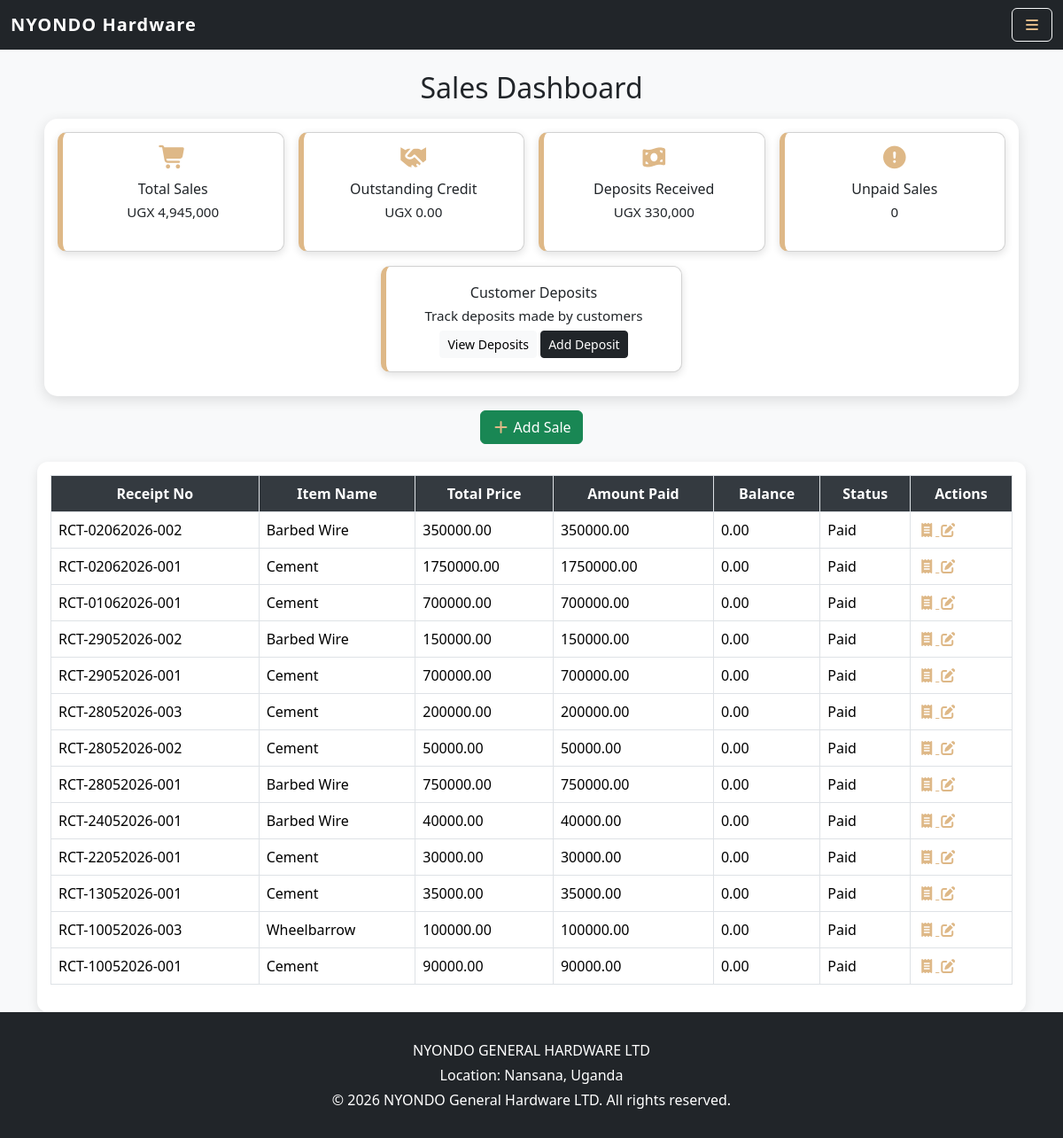
The page /sales/ (signed in) on the database its author committed.
### dupapp/models.py (models this page shows, shortened)
class Sale(models.Model):
    distance_km = models.IntegerField(default=0)
    transport_cost = models.DecimalField(max_digits=10, decimal_places=2, default=0)
    ITEM_NAME_CHOICES = [
        ('Cement', 'Cement'),
        ('Iron Bar', 'Iron Bar'),
        ('Nails', 'Nails'),
        ('Roofing Nails (5kg)', 'Roofing Nails (5kg)'),
        ('Wheelbarrow', 'Wheelbarrow'),
        ('Wire Mesh', 'Wire Mesh'),
        ('Barbed Wire', 'Barbed Wire'),
        ('Iron Sheets', 'Iron Sheets'),
    ]
    SPECIFICATION_CHOICES = [
        ('CEM II/N', 'CEM II/N'),
        ('CEM III/N', 'CEM III/N'),
        ('10mm', '10mm'),
        ('12mm', '12mm'),
        ('16mm', '16mm'),
        ('1 inch', '1 inch'),
        ('3 inch', '3 inch'),
        ('4 inch', '4 inch'),
        ('5 inch', '5 inch'),
        ('Roofing Nails 5kg', 'Roofing Nails 5kg'),
        ('Wheelbarrow', 'Wheelbarrow'),
        ('Wire Mesh', 'Wire Mesh'),
        ('High Tensile', 'High Tensile'),
        ('Low Tensile', 'Low Tensile'),
        ('Gauge 28', 'Gauge 28'),
        ('Gauge 30', 'Gauge 30'),
        ('Gauge 32', 'Gauge 32'),
    ]
    PAYMENT_METHOD_CHOICES = [
        ('Cash', 'Cash'),
        ('Credit', 'Credit'),
        ('Mobile', 'Mobile Money'),
    ]
    item_name = models.CharField(max_length=50, choices=ITEM_NAME_CHOICES)
    specification = models.CharField(max_length=100,blank=True,choices=SPECIFICATION_CHOICES)
    quantity = models.IntegerField()
    unit_price = models.DecimalField( max_digits=10,decimal_places=2)
    total_price = models.DecimalField(max_digits=10,decimal_places=2)
    payment_method = models.CharField(max_length=20,choices=PAYMENT_METHOD_CHOICES)
    customer_name = models.CharField(max_length=100)
    contact = models.CharField(max_length=15)
    nin = models.CharField(max_length=15, blank=True, null=True)
    receipt_number = models.CharField(max_length=20,unique=True)
    date = models.DateTimeField(auto_now_add=True)
    def amount_paid(self):
        if self.payment_method in ['Cash', 'Mobile']:
            return self.total_price
        return sum(payment.amount for payment in self.payments.all())
    def balance(self):
        return self.total_price - self.amount_paid()
    def status(self):
        if self.balance() == 0:
            return 'Paid'
        return 'Unpaid'

class Payment(models.Model):
    sale = models.ForeignKey(Sale,related_name="payments",on_delete=models.CASCADE)
    amount = models.DecimalField(max_digits=10,decimal_places=2 )
    date = models.DateTimeField(auto_now_add=True)

### dupapp/views.py (the view)
# urls.py: path('sales/', views.sales_dashboard, name='sales_dashboard'),
@login_required
def sales_dashboard(request):
    sales = Sale.objects.all().order_by("-date")
    total_sales = Sale.objects.aggregate(Sum('total_price'))['total_price__sum'] or 0
    total_deposits = Payment.objects.aggregate(Sum('amount'))['amount__sum'] or 0
    outstanding_credit =sum(sale.balance() for sale in Sale.objects.filter(payment_method='Credit'))
    paid_sales = Sale.objects.filter(payment_method__in=['Cash', 'Mobile']).count()
    unpaid_sales = sum(1 for sale in Sale.objects.filter(payment_method='Credit') if sale.balance() > 0)
    context = {
        'sales': sales,
        'total_sales': total_sales,
        'total_deposits': total_deposits,
        'outstanding_credit': outstanding_credit,
        'paid_sales': paid_sales,
        'unpaid_sales': unpaid_sales,
    }
    return render(request, 'sales_dashboard.html', context)

### dupapp/templates/sales_dashboard.html (shortened to what this page needs)
{% extends 'base_sales.html' %}
{% block content %}
{% load humanize %}
<h2 class="text-center mb-3">Sales Dashboard</h2>
<div class="cards-container">
  <div class="cards">
    <div class="row g-3 justify-content-center">
    <div class="col-md-3">
        <div class="card text-dark text-center h-100">
            <div class="card-body">
                <i class="fas fa-shopping-cart"></i>
                <h5>Total Sales</h5>
                <p>UGX {{ total_sales|intcomma }}</p>
            </div>
        </div>
    </div>
    <div class="col-md-3">
        <div class="card text-dark text-center h-100">
            <div class="card-body">
                <i class="fas fa-handshake"></i>
                <h5>Outstanding Credit</h5>
                <p>UGX {{ outstanding_credit|intcomma }}</p>
            </div>
        </div>
    </div>
    <div class="col-md-3">
        <div class="card  text-dark text-center h-100">
            <div class="card-body">
                <i class="fas fa-money-bill-wave"></i>
                <h5>Deposits Received</h5>
                <p>UGX {{ total_deposits|intcomma }}</p>
            </div>
        </div>
    </div>
    <div class="col-md-3">
        <div class="card  text-dark text-center h-100">
            <div class="card-body">
                <i class="fas fa-exclamation-circle"></i>
                <h5>Unpaid Sales</h5>
                <p>{{ unpaid_sales|intcomma }}</p>
            </div>
        </div>
    </div>
</div>
<div class="row justify-content-center mt-3">
    <div class="col-md-4">
        <div class="card text-dark text-center">
            <div class="card-body">
                <h5 class="card-title">Customer Deposits</h5>
                <p class="card-text">Track deposits made by customers</p>
                <a href="{% url 'deposit_list' %}"class="btn btn-light btn-sm">View Deposits</a>
                <a href="{% url 'add_deposit' %}"class="btn btn-dark btn-sm">Add Deposit</a>
            </div>
        </div>
    </div>
</div>
  </div>
</div>
<div class="text-center mt-3">
  <a href="{% url 'save_sale' %}" class="btn btn-success">
    <i class="fas fa-plus"></i> Add Sale
  </a>
</div>
<div class="table-container">
  <table class="table table-bordered">
    <thead>
      <tr>
        <th>Receipt No</th>
        <th>Item Name</th>
        <th>Total Price</th>
        <th>Amount Paid</th>
        <th>Balance</th>
        <th>Status</th>
        <th>Actions</th>
      </tr>
    </thead>
    <tbody>
      {% for sale in sales %}
      <tr>
        <td>{{ sale.receipt_number }}</td>
        <td>{{ sale.item_name }}</td>
        <td>{{ sale.total_price }}</td>
        <td>{{ sale.amount_paid }}</td>
        <td>{{ sale.balance }}</td>
        <td>{{ sale.status }}</td>
        <td>
          <a href="{% url 'view_receipt' sale.id %}" title="View Receipt" style="color: burlywood;">
            <i class="fa-solid fa-receipt"></i>
          </a>
          <a href="{% url 'edit_sale' sale.id %}" title="Edit Sale" style="color: burlywood;">
            <i class="fa-solid fa-pen-to-square"></i>
          </a>
        </td>
      </tr>
      {% endfor %}
    </tbody>
  </table>
  </div>
{% endblock %}

### dupapp/templates/base_sales.html (style rules this page uses)
html, body { height: 100%; margin: 0; padding: 0; }
body { background-color: #f8f9fa; display: flex; flex-direction: column; }
.btn { transition: transform 0.2s ease, box-shadow 0.2s ease; }

### dupapp/templates/sales_dashboard.html (style rules this page uses)
.cards-container { background: #fff; border-radius: 15px; padding: 15px; margin: 10px auto; box-shadow: 0 4px 15px rgba(0,0,0,0.12); max-width: 1100px; }
.fas { color: burlywood; }
.cards .card { border-radius: 10px; box-shadow: 0 3px 10px rgba(0,0,0,0.12); transition: transform 0.2s ease, box-shadow 0.2s ease; margin-bottom: 12px; border-left-color: burlywood; border-left-width: 6px; }
.cards .card-body { padding: 15px; }
.cards .card i { font-size: 1.6rem !important; margin-bottom: 8px; }
.cards .card h5 { font-size: 1rem; margin-top: 5px; margin-bottom: 5px; }
.cards .card p { font-size: 0.95rem; margin-bottom: 5px; }
.table-container { background: #fff; border-radius: 12px; padding: 15px; box-shadow: 0 4px 12px rgba(0,0,0,0.1); margin-top: 20px; }
.table thead th { background-color: #343a40; color: #fff; text-align: center; font-weight: 600; }

### rows shown on the page
Sale: receipt_number "RCT-02062026-002", item_name "Barbed Wire", total_price "350000.00", amount_paid "350000.00", balance "0.00", status "Paid"
Sale: receipt_number "RCT-02062026-001", item_name "Cement", total_price "1750000.00", amount_paid "1750000.00", balance "0.00", status "Paid"
Sale: receipt_number "RCT-01062026-001", item_name "Cement", total_price "700000.00", amount_paid "700000.00", balance "0.00", status "Paid"
Sale: receipt_number "RCT-29052026-002", item_name "Barbed Wire", total_price "150000.00", amount_paid "150000.00", balance "0.00", status "Paid"
Sale: receipt_number "RCT-29052026-001", item_name "Cement", total_price "700000.00", amount_paid "700000.00", balance "0.00", status "Paid"
Sale: receipt_number "RCT-28052026-003", item_name "Cement", total_price "200000.00", amount_paid "200000.00", balance "0.00", status "Paid"
Sale: receipt_number "RCT-28052026-002", item_name "Cement", total_price "50000.00", amount_paid "50000.00", balance "0.00", status "Paid"
Sale: receipt_number "RCT-28052026-001", item_name "Barbed Wire", total_price "750000.00", amount_paid "750000.00", balance "0.00", status "Paid"
Sale: receipt_number "RCT-24052026-001", item_name "Barbed Wire", total_price "40000.00", amount_paid "40000.00", balance "0.00", status "Paid"
Sale: receipt_number "RCT-22052026-001", item_name "Cement", total_price "30000.00", amount_paid "30000.00", balance "0.00", status "Paid"
Sale: receipt_number "RCT-13052026-001", item_name "Cement", total_price "35000.00", amount_paid "35000.00", balance "0.00", status "Paid"
Sale: receipt_number "RCT-10052026-003", item_name "Wheelbarrow", total_price "100000.00", amount_paid "100000.00", balance "0.00", status "Paid"
Sale: receipt_number "RCT-10052026-001", item_name "Cement", total_price "90000.00", amount_paid "90000.00", balance "0.00", status "Paid"

### other values the page prints
{{ total_sales|intcomma }} "4,945,000"
{{ outstanding_credit|intcomma }} "0.00"
{{ total_deposits|intcomma }} "330,000"
{{ unpaid_sales|intcomma }} "0"
